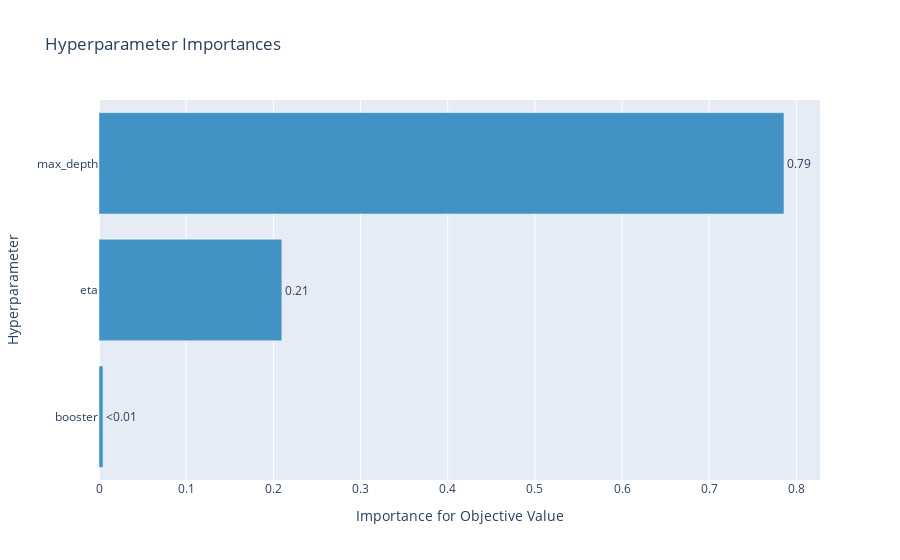

Notebook source saved alongside this figure:
### Code cell
optuna.visualization.plot_param_importances(study)

### Figure 1 — Plotly figure (JSON) as saved in the notebook; plotly's stock layout.template omitted (floating-point values rounded to 4 significant figures)
{"data": [{"cliponaxis": false, "hovertemplate": ["booster (CategoricalDistribution): 0.0045444979324185016<extra></extra>", "eta (FloatDistribution): 0.2097628620056311<extra></extra>", "max_depth (IntDistribution): 0.7856926400619504<extra></extra>"], "marker": {"color": "rgb(66,146,198)"}, "orientation": "h", "text": ["<0.01", "0.21", "0.79"], "textposition": "outside", "type": "bar", "x": [0.004544, 0.2098, 0.7857], "y": ["booster", "eta", "max_depth"]}], "layout": {"showlegend": false, "title": {"text": "Hyperparameter Importances"}, "xaxis": {"title": {"text": "Importance for Objective Value"}}, "yaxis": {"title": {"text": "Hyperparameter"}}}}
